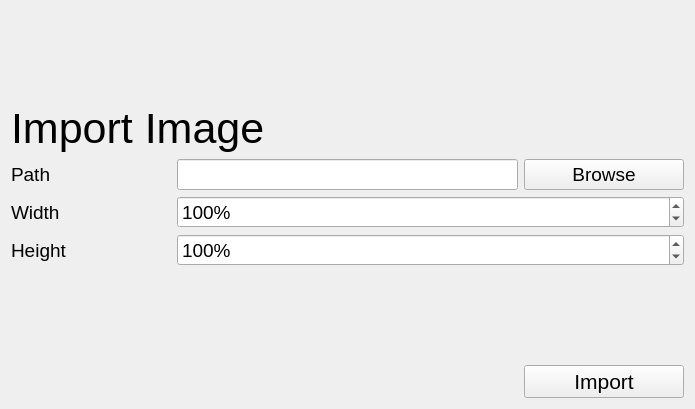
<?xml version="1.0" encoding="UTF-8"?>
<ui version="4.0">
 <class>ImportImage</class>
 <widget class="QWidget" name="ImportImage">
  <property name="geometry">
   <rect>
    <x>0</x>
    <y>0</y>
    <width>695</width>
    <height>409</height>
   </rect>
  </property>
  <property name="windowTitle">
   <string>Import Image</string>
  </property>
  <layout class="QVBoxLayout" name="verticalLayout">
   <item>
    <spacer name="verticalSpacer">
     <property name="orientation">
      <enum>Qt::Vertical</enum>
     </property>
     <property name="sizeHint" stdset="0">
      <size>
       <width>20</width>
       <height>40</height>
      </size>
     </property>
    </spacer>
   </item>
   <item>
    <layout class="QHBoxLayout" name="horizontalLayout_2">
     <item>
      <widget class="QLabel" name="label">
       <property name="font">
        <font>
         <pointsize>32</pointsize>
        </font>
       </property>
       <property name="text">
        <string>Import Image</string>
       </property>
      </widget>
     </item>
     <item>
      <spacer name="horizontalSpacer">
       <property name="orientation">
        <enum>Qt::Horizontal</enum>
       </property>
       <property name="sizeHint" stdset="0">
        <size>
         <width>40</width>
         <height>20</height>
        </size>
       </property>
      </spacer>
     </item>
    </layout>
   </item>
   <item>
    <layout class="QGridLayout" name="gridLayout">
     <item row="0" column="0">
      <widget class="QLabel" name="label_5">
       <property name="minimumSize">
        <size>
         <width>160</width>
         <height>0</height>
        </size>
       </property>
       <property name="font">
        <font>
         <pointsize>14</pointsize>
        </font>
       </property>
       <property name="text">
        <string>Path</string>
       </property>
      </widget>
     </item>
     <item row="1" column="0">
      <widget class="QLabel" name="label_6">
       <property name="minimumSize">
        <size>
         <width>160</width>
         <height>0</height>
        </size>
       </property>
       <property name="font">
        <font>
         <pointsize>14</pointsize>
        </font>
       </property>
       <property name="text">
        <string>Width</string>
       </property>
      </widget>
     </item>
     <item row="1" column="1">
      <widget class="QSpinBox" name="spinBox_width">
       <property name="font">
        <font>
         <pointsize>14</pointsize>
        </font>
       </property>
       <property name="suffix">
        <string>%</string>
       </property>
       <property name="minimum">
        <number>1</number>
       </property>
       <property name="maximum">
        <number>9999</number>
       </property>
       <property name="value">
        <number>100</number>
       </property>
      </widget>
     </item>
     <item row="0" column="1">
      <layout class="QHBoxLayout" name="horizontalLayout_3">
       <item>
        <widget class="QLineEdit" name="lineEdit_path">
         <property name="font">
          <font>
           <pointsize>14</pointsize>
          </font>
         </property>
         <property name="text">
          <string/>
         </property>
        </widget>
       </item>
       <item>
        <widget class="QPushButton" name="pushButton_path">
         <property name="minimumSize">
          <size>
           <width>160</width>
           <height>0</height>
          </size>
         </property>
         <property name="font">
          <font>
           <pointsize>14</pointsize>
          </font>
         </property>
         <property name="text">
          <string>Browse</string>
         </property>
        </widget>
       </item>
      </layout>
     </item>
     <item row="2" column="0">
      <widget class="QLabel" name="label_7">
       <property name="minimumSize">
        <size>
         <width>160</width>
         <height>0</height>
        </size>
       </property>
       <property name="font">
        <font>
         <pointsize>14</pointsize>
        </font>
       </property>
       <property name="text">
        <string>Height</string>
       </property>
      </widget>
     </item>
     <item row="2" column="1">
      <widget class="QSpinBox" name="spinBox_height">
       <property name="font">
        <font>
         <pointsize>14</pointsize>
        </font>
       </property>
       <property name="suffix">
        <string>%</string>
       </property>
       <property name="minimum">
        <number>1</number>
       </property>
       <property name="maximum">
        <number>9999</number>
       </property>
       <property name="value">
        <number>100</number>
       </property>
      </widget>
     </item>
    </layout>
   </item>
   <item>
    <spacer name="verticalSpacer_2">
     <property name="orientation">
      <enum>Qt::Vertical</enum>
     </property>
     <property name="sizeHint" stdset="0">
      <size>
       <width>20</width>
       <height>40</height>
      </size>
     </property>
    </spacer>
   </item>
   <item>
    <layout class="QHBoxLayout" name="horizontalLayout">
     <item>
      <spacer name="horizontalSpacer_2">
       <property name="orientation">
        <enum>Qt::Horizontal</enum>
       </property>
       <property name="sizeHint" stdset="0">
        <size>
         <width>40</width>
         <height>20</height>
        </size>
       </property>
      </spacer>
     </item>
     <item>
      <widget class="QPushButton" name="pushButton_import">
       <property name="minimumSize">
        <size>
         <width>160</width>
         <height>0</height>
        </size>
       </property>
       <property name="font">
        <font>
         <pointsize>16</pointsize>
        </font>
       </property>
       <property name="text">
        <string>Import</string>
       </property>
      </widget>
     </item>
    </layout>
   </item>
  </layout>
 </widget>
 <resources/>
 <connections/>
</ui>
